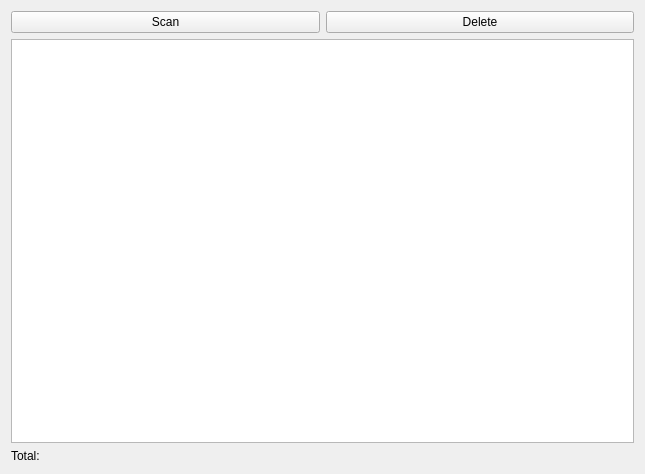
<?xml version="1.0" encoding="UTF-8"?>
<ui version="4.0">
 <class>BillingForm</class>
 <widget class="QWidget" name="BillingForm">
  <property name="geometry">
   <rect>
    <x>0</x>
    <y>0</y>
    <width>645</width>
    <height>474</height>
   </rect>
  </property>
  <property name="windowTitle">
   <string>Form</string>
  </property>
  <layout class="QVBoxLayout" name="verticalLayout">
   <item>
    <layout class="QHBoxLayout" name="horizontalLayout">
     <item>
      <widget class="QPushButton" name="scanButton">
       <property name="text">
        <string>Scan</string>
       </property>
      </widget>
     </item>
     <item>
      <widget class="QPushButton" name="deleteButton">
       <property name="text">
        <string>Delete</string>
       </property>
      </widget>
     </item>
    </layout>
   </item>
   <item>
    <widget class="QTableView" name="tableView"/>
   </item>
   <item>
    <layout class="QHBoxLayout" name="horizontalLayout_2">
     <item>
      <widget class="QLabel" name="label_2">
       <property name="text">
        <string>Total:</string>
       </property>
      </widget>
     </item>
     <item>
      <widget class="QLabel" name="totalLabel">
       <property name="text">
        <string/>
       </property>
      </widget>
     </item>
    </layout>
   </item>
  </layout>
 </widget>
 <resources/>
 <connections/>
</ui>
